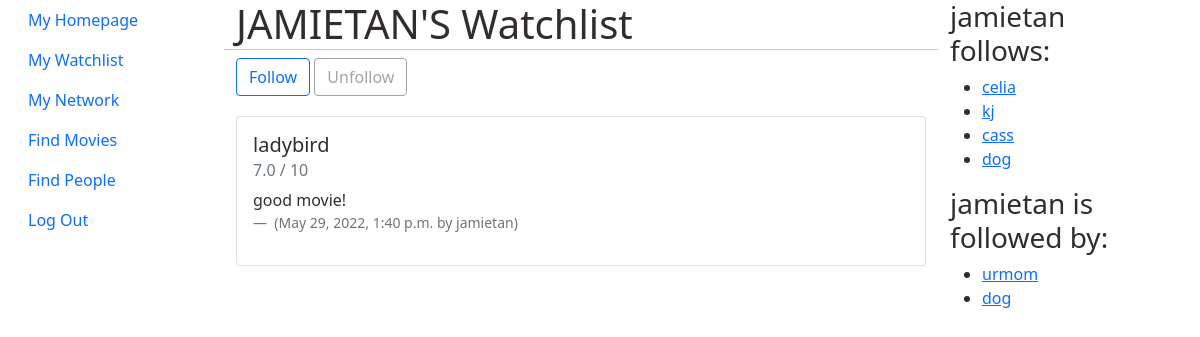
/profile/8, run on the app's committed database.
### api/models.py (models this page shows, shortened)
class Review(models.Model):
    user = models.ForeignKey(
        User, related_name="reviews", on_delete=models.DO_NOTHING
    )
    movie = models.CharField(max_length=100)
    my_rating = models.DecimalField(max_digits=2, decimal_places=1, default=0.0)
    my_review = models.CharField(max_length=1000)
    created_at = models.DateTimeField(auto_now_add=True)

class Profile(models.Model):
    user = models.OneToOneField(User, on_delete=models.CASCADE)
    follows = models.ManyToManyField(
        "self",
        related_name="followed_by",
        symmetrical=False,
        blank=True
    )
    def __str__(self):
        return self.user.username

### api/views.py (the view, shortened to what this page needs)
# urls.py: path("profile/<int:pk>", profile, name="profile"),
def profile(request, pk):
    profile = Profile.objects.get(pk=pk)
    return render(request, "pages/profile.html", {"profile": profile})

### api/templates/pages/profile.html (shortened to what this page needs)
{% extends 'base.html' %}
{% block content %}
<div class="container-fluid">
    <div class="row">
        <div class="col">
            <div class="row">
                <h1> {{profile.user.username|upper}}'S Watchlist</h1>
                    <form method="POST">
                        <div class="buttons has-addons">
                        {% if profile in user.profile.follows.all %}
                            <button class="btn btn-outline-primary" disabled>Follow</button>
                            <button class="btn btn-outline-secondary" name="follow" value="unfollow">Unfollow</button>
                        {% else %}
                            <button class="btn btn-outline-primary" name="follow" value="follow">Follow</button>
                            <button class="btn btn-outline-secondary" disabled>Unfollow</button>
                        {% endif %}
                        </div>
                    </form>
            </div>
            <div class="row">
                <class = "col-6">
                  {% for review in profile.user.reviews.all %}
                  <div class="card">
                    <div class="card-body">
                      <h5 class="card-title">{{ review.movie }}</h5>
                      <h6 class="card-subtitle mb-2 text-muted">{{ review.my_rating }} / 10 </h6>
                      <p class="card-text">{{ review.my_review }} </p>
                      <footer class="blockquote-footer"> ({{ review.created_at }} by {{ review.user.username }}) </footer>
                    </div>
                  </div>
                  {% endfor %}
                </div>
        </div>
        <div class="col-3">
            <div class="row">
                <h3 class="title is-4">
                    {{profile.user.username}} follows:
                </h3>
                <div class="content">
                    <ul>
                    {% for following in profile.follows.all %}
                        <li>
                            <a href="{% url 'profile' following.id %}">
                                {{ following }}
                            </a>
                        </li>
                    {% endfor %}
                    </ul>
                </div>
            </div>
            <div class="grid">
                <h3 class="title is-4">
                    {{profile.user.username}} is followed by:
                </h3>
                <div class="content">
                    <ul>
                    {% for follower in profile.followed_by.all %}
                        <li>
                            <a href="{% url 'profile' follower.id %}">
                                {{ follower }}
                            </a>
                        </li>
                    {% endfor %}
                    </ul>
                </div>
            </div>
        </div>
    </div>
</div>
{% endblock content %}

### api/static/css/styles.css (style rules this page uses)
* { margin: 0; padding: 0; box-sizing: border-box; color: rgb(49, 45, 45); }
h1 { font-size: 2em; font-style: bold; width: 100%; height: 50px; border-bottom: 1px solid #ccc; }
.card { margin-top: 20px; }

### data on the page
Review: movie "ladybird", my_rating "7.0", my_review "good movie!", created_at "May 29, 2022, 1:40 p.m.", user.username "jamietan"
Profile: user.username "celia"
Profile: user.username "kj"
Profile: user.username "cass"
Profile: user.username "dog"
Profile: user.username "jamietan"
Profile: user.username "urmom"
